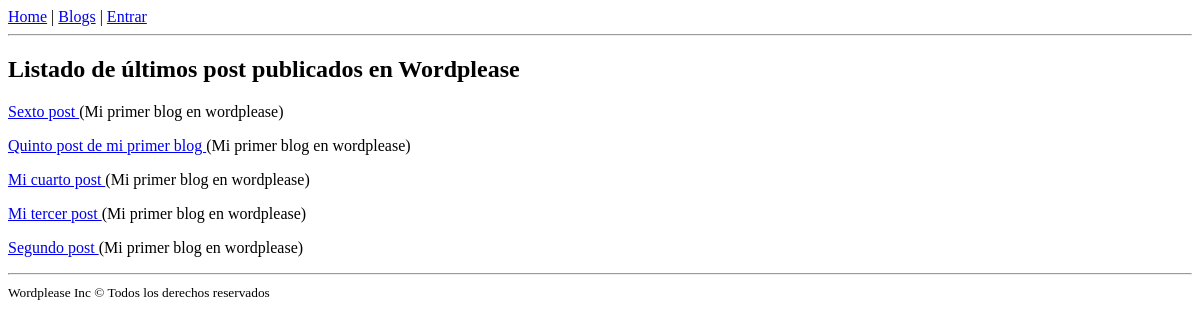
The app's page /, older data.
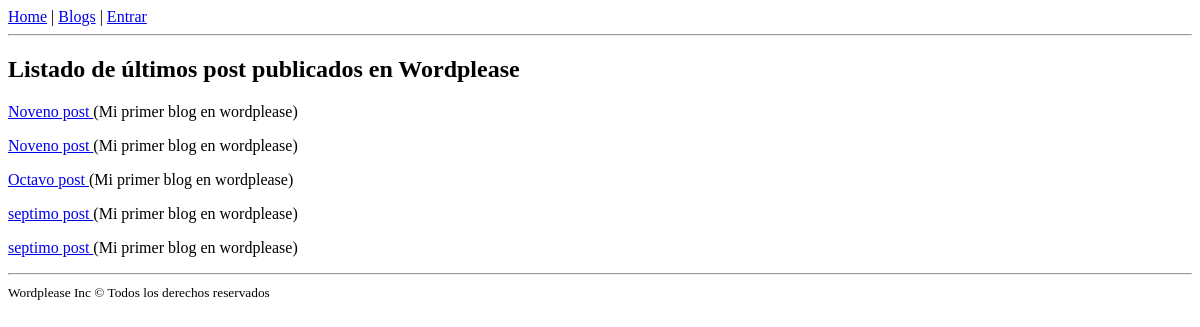
The same page, newer data.
### posts/models.py (models this page shows, shortened)
class Post(models.Model):
    blog = models.ForeignKey(Blog)
    title = models.TextField(max_length=150)
    summary = models.TextField(max_length=400)
    body = models.TextField(default='')
    image_url = models.URLField(blank=True, null=True, default="")
    date_published = models.DateTimeField(default='')
    created_at = models.DateTimeField(auto_now_add=True)
    modified_at = models.DateTimeField(auto_now=True)

### blogs/models.py (models this page shows, shortened)
class Blog(models.Model):
    owner = models.OneToOneField(User)
    title = models.TextField(max_length=150)
    description = models.TextField(max_length=400)
    created_at = models.DateTimeField(auto_now_add=True)
    modified_at = models.DateTimeField(auto_now=True)

### posts/views.py (the view)
# urls.py: 2. Add a URL to urlpatterns:  url(r'^$', views.home, name='home')
def home(request):
    posts = Post.objects.all().order_by('-created_at')
    context = {
        'posts': posts[:5]
    }
    return render(request, 'posts/home.html', context)

### posts/templates/posts/home.html (shortened to what this page needs)
{% extends 'base.html' %}
{% block section %}
    <h1>Listado de últimos post publicados en Wordplease</h1>
    {% if posts|length > 0 %}
        {%for post in posts %}
            <p>
                <a href="blogs/post/{{ post.pk }}">
                    {{ post.title }}
                </a>
                ({{ post.blog.title }})
            </p>
        {% endfor %}
    {% else %}
        No existe ningún post en este momento. ¡Sé el primero en publicar uno!
    {% endif %}
{% endblock %}

Row changes from the older to the newer data that the page shows:
no longer on this page (row unchanged): Post: title "Sexto post", blog "Mi primer blog en wordplease"
no longer on this page (row unchanged): Post: title "Quinto post de mi primer blog", blog "Mi primer blog en wordplease"
no longer on this page (row unchanged): Post: title "Mi cuarto post", blog "Mi primer blog en wordplease"
no longer on this page (row unchanged): Post: title "Mi tercer post", blog "Mi primer blog en wordplease"
no longer on this page (row unchanged): Post: title "Segundo post", blog "Mi primer blog en wordplease"
added Post: title "Noveno post", blog "Mi primer blog en wordplease"
added Post: title "Noveno post", blog "Mi primer blog en wordplease"
added Post: title "Octavo post", blog "Mi primer blog en wordplease"
added Post: title "septimo post", blog "Mi primer blog en wordplease"
added Post: title "septimo post", blog "Mi primer blog en wordplease"
